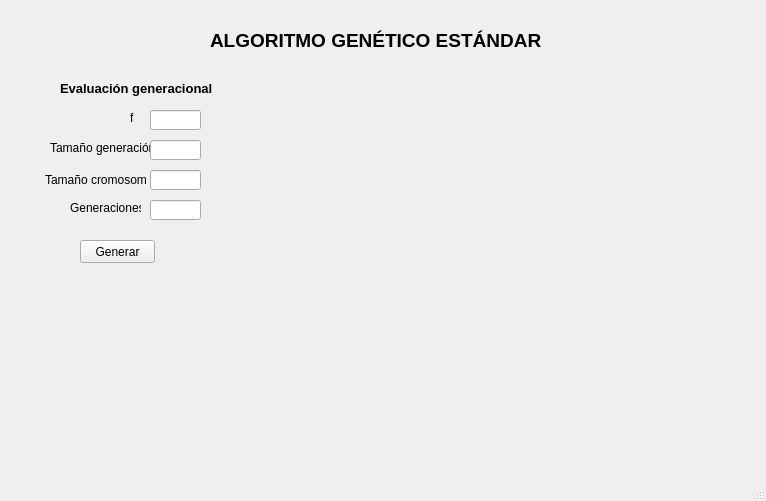
<?xml version="1.0" encoding="UTF-8"?>
<ui version="4.0">
 <class>ngen_generacional</class>
 <widget class="QMainWindow" name="ngen_generacional">
  <property name="geometry">
   <rect>
    <x>0</x>
    <y>0</y>
    <width>766</width>
    <height>501</height>
   </rect>
  </property>
  <property name="windowTitle">
   <string>MainWindow</string>
  </property>
  <widget class="QWidget" name="centralwidget">
   <widget class="QLabel" name="label">
    <property name="geometry">
     <rect>
      <x>210</x>
      <y>30</y>
      <width>341</width>
      <height>20</height>
     </rect>
    </property>
    <property name="font">
     <font>
      <family>Arial</family>
      <pointsize>14</pointsize>
      <weight>75</weight>
      <bold>true</bold>
     </font>
    </property>
    <property name="text">
     <string>ALGORITMO GENÉTICO ESTÁNDAR</string>
    </property>
   </widget>
   <widget class="QLabel" name="label_2">
    <property name="geometry">
     <rect>
      <x>60</x>
      <y>80</y>
      <width>171</width>
      <height>16</height>
     </rect>
    </property>
    <property name="font">
     <font>
      <family>Arial</family>
      <pointsize>10</pointsize>
      <weight>75</weight>
      <bold>true</bold>
     </font>
    </property>
    <property name="text">
     <string>Evaluación generacional</string>
    </property>
   </widget>
   <widget class="QLabel" name="label_3">
    <property name="geometry">
     <rect>
      <x>130</x>
      <y>110</y>
      <width>16</width>
      <height>16</height>
     </rect>
    </property>
    <property name="text">
     <string>f</string>
    </property>
   </widget>
   <widget class="QLabel" name="label_4">
    <property name="geometry">
     <rect>
      <x>50</x>
      <y>140</y>
      <width>101</width>
      <height>16</height>
     </rect>
    </property>
    <property name="text">
     <string>Tamaño generación</string>
    </property>
   </widget>
   <widget class="QLineEdit" name="f_gen">
    <property name="geometry">
     <rect>
      <x>150</x>
      <y>110</y>
      <width>51</width>
      <height>20</height>
     </rect>
    </property>
   </widget>
   <widget class="QLineEdit" name="t_pob_gen">
    <property name="geometry">
     <rect>
      <x>150</x>
      <y>140</y>
      <width>51</width>
      <height>20</height>
     </rect>
    </property>
   </widget>
   <widget class="QLabel" name="label_5">
    <property name="geometry">
     <rect>
      <x>45</x>
      <y>170</y>
      <width>101</width>
      <height>20</height>
     </rect>
    </property>
    <property name="text">
     <string>Tamaño cromosoma</string>
    </property>
   </widget>
   <widget class="QLineEdit" name="rango_gen">
    <property name="geometry">
     <rect>
      <x>150</x>
      <y>170</y>
      <width>51</width>
      <height>20</height>
     </rect>
    </property>
   </widget>
   <widget class="QPushButton" name="generacional">
    <property name="geometry">
     <rect>
      <x>80</x>
      <y>240</y>
      <width>75</width>
      <height>23</height>
     </rect>
    </property>
    <property name="text">
     <string>Generar</string>
    </property>
   </widget>
   <widget class="QLabel" name="label_6">
    <property name="geometry">
     <rect>
      <x>70</x>
      <y>200</y>
      <width>71</width>
      <height>16</height>
     </rect>
    </property>
    <property name="text">
     <string>Generaciones</string>
    </property>
   </widget>
   <widget class="QLineEdit" name="ngeneraciones">
    <property name="geometry">
     <rect>
      <x>150</x>
      <y>200</y>
      <width>51</width>
      <height>20</height>
     </rect>
    </property>
   </widget>
  </widget>
  <widget class="QStatusBar" name="statusbar"/>
 </widget>
 <resources/>
 <connections/>
</ui>
